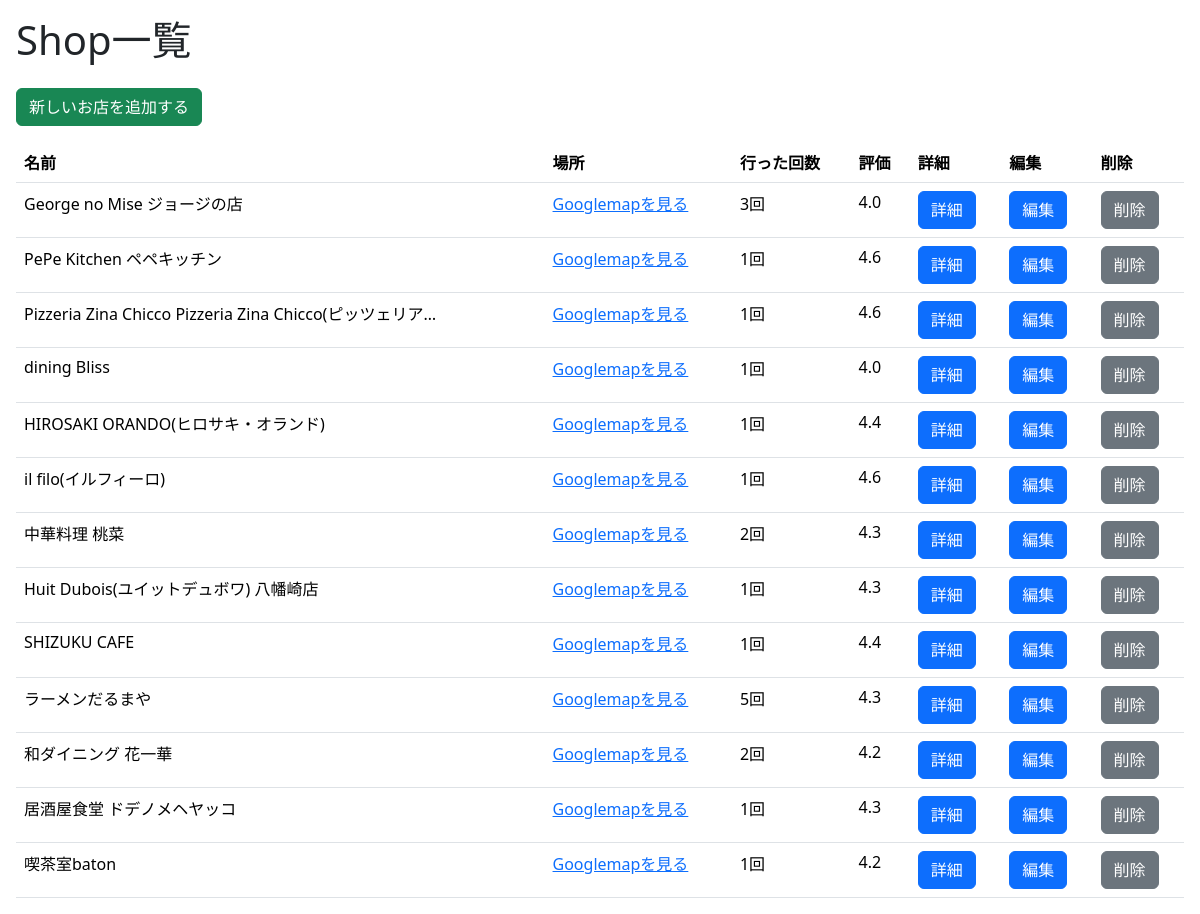
Page /mymapp/ on the committed database.
### mymapp/models.py (models this page shows)
class Shop(models.Model):
    name = models.CharField(max_length=255)
    address = models.CharField(max_length=255)
    visit_count = models.IntegerField(default=0)
    rating = models.DecimalField(max_digits=2, decimal_places=1, default=0.0)
    created_at = models.DateTimeField(auto_now_add=True)
    updated_at = models.DateTimeField(auto_now=True)

### mymapp/views.py (the view)
# urls.py: 2. Add a URL to urlpatterns:  path('', views.home, name='home')
def home(request):
    shops = Shop.objects.all()
    print(shops)
    return render(request, 'mymapp/home.html', {'shops': shops})

### mymapp/templates/mymapp/home.html
{% extends 'mymapp/common.html' %}
{% block content %}
    <div class="m-3">
        <h1 class="mb-4">Shop一覧</h1>
        <a href="{% url 'mymapp:add_shop' %}" class="btn btn-success mb-3">新しいお店を追加する</a>
        <table class="table">
            <thead>
                <tr>
                    <th>名前</th>
                    <th>場所</th>
                    <th>行った回数</th>
                    <th>評価</th>
                    <th>詳細</th>
                    <th>編集</th>
                    <th>削除</th>
                </tr>
            </thead>
            <tbody>
                {% for shop in shops %}
                    <tr>
                        <td>{{ shop.name }}</td>
                        <td><a href="{{ shop.address }}" target="_blank" rel="noopener noreferrer">Googlemapを見る</a></td>
                        <td>{{ shop.visit_count }}回</td>
                        <td>{{ shop.rating }}</td>
                        <td>
                            <a href="{% url 'mymapp:shop_detail' shop.id %}" class="btn btn-primary">詳細</a>
                        </td>
                        <td>
                            <a href="{% url 'mymapp:edit_shop' shop.id %}" class="btn btn-primary">編集</a>
                        </td>
                        <td>
                            <a href="{% url 'mymapp:delete_shop' shop.id %}" class="btn btn-secondary" onclick='return confirm("本当に削除しますか？");'>削除</a>
                        </td>
                    </tr>
                {% empty %}
                    <tr>
                        <td colspan="7">お店がありません</td>
                    </tr>
                {% endfor %}
            </tbody>
        </table>
    </div>
{% endblock %}

### mymapp/templates/mymapp/common.html (shortened to what this page needs)
{% load bootstrap5 %}
<html>
    <head>
        {% bootstrap_css %}
    </head>
    <body>
        {% block content %}{% endblock %}
    </body>
</html>

### rows in the picture
Shop: name "George no Mise ジョージの店", visit_count "3", rating "4.0"
Shop: name "PePe Kitchen ペペキッチン", visit_count "1", rating "4.6"
Shop: name "Pizzeria Zina Chicco Pizzeria Zina Chicco(ピッツェリア…", visit_count "1", rating "4.6"
Shop: name "dining Bliss", visit_count "1", rating "4.0"
Shop: name "HIROSAKI ORANDO(ヒロサキ・オランド)", visit_count "1", rating "4.4"
Shop: name "il filo(イルフィーロ)", visit_count "1", rating "4.6"
Shop: name "中華料理 桃菜", visit_count "2", rating "4.3"
Shop: name "Huit Dubois(ユイットデュボワ) 八幡崎店", visit_count "1", rating "4.3"
Shop: name "SHIZUKU CAFE", visit_count "1", rating "4.4"
Shop: name "ラーメンだるまや", visit_count "5", rating "4.3"
Shop: name "和ダイニング 花一華", visit_count "2", rating "4.2"
Shop: name "居酒屋食堂 ドデノメヘヤッコ", visit_count "1", rating "4.3"
Shop: name "喫茶室baton", visit_count "1", rating "4.2"
